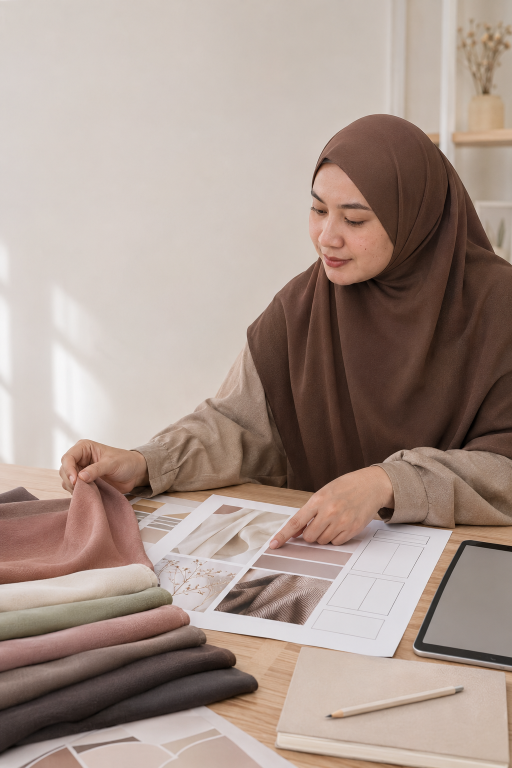
#> input picture CONTENT/DAY-29/assets/editorial-workflow-source.png, 1024 x 1536 px (shown at 1/2 size)
$ python render.py
#> lines starting #> are read from the running program, lines starting #| are printed output that depends on the picture
"""Render Day 29 carousel, Stories, and QA previews.

Run: python CONTENT/DAY-29/render.py
Requires: Pillow.
"""

from pathlib import Path
from PIL import Image, ImageDraw, ImageFont, ImageOps

ROOT = Path(__file__).resolve().parent
ASSETS = ROOT / "assets"
SOURCE = ASSETS / "editorial-workflow-source.png"
CW, CH = 1080, 1350
SW, SH = 1080, 1920
PAPER = (249, 244, 237)
CREAM = (238, 226, 211)
DARK = (52, 40, 34)
MUTED = (116, 95, 84)
LINE = (216, 198, 184)
COCOA = (108, 72, 58)
SAGE = (133, 144, 126)
ROSE = (180, 133, 135)
TAUPE = (158, 137, 125)
CHARCOAL = (65, 62, 61)
WHITE = (255, 255, 255)
SERIF_BOLD = "/usr/share/fonts/truetype/dejavu/DejaVuSerif-Bold.ttf"
SANS = "/usr/share/fonts/truetype/dejavu/DejaVuSans.ttf"
SANS_BOLD = "/usr/share/fonts/truetype/dejavu/DejaVuSans-Bold.ttf"


def font(path, size):
    return ImageFont.truetype(path, size)


def rounded(draw, box, radius=30, fill=PAPER, outline=None, width=2):
    draw.rounded_rectangle(box, radius=radius, fill=fill, outline=outline, width=width)


def wrap(draw, value, face, max_width):
    rows, row = [], ""
    for word in value.split():
        trial = f"{row} {word}".strip()
        if draw.textbbox((0, 0), trial, font=face)[2] <= max_width:
            row = trial
        else:
            if row:
                rows.append(row)
            row = word
    if row:
        rows.append(row)
    return rows


def text_block(draw, value, xy, face, fill, max_width, leading=None):
    x, y = xy
    leading = leading or int(face.size * 1.2)
    for row in wrap(draw, value, face, max_width):
        draw.text((x, y), row, font=face, fill=fill)
        y += leading
    return y


def footer(draw, h=CH, light=False):
    draw.text((64, h - 42), "@hijabsyaricoid", font=font(SANS, 22),
              fill=PAPER if light else MUTED, anchor="ls")


def source():
    return Image.open(SOURCE).convert("RGB")


def photo(size, centering=(0.62, 0.52)):
    return ImageOps.fit(source(), size, Image.Resampling.LANCZOS, centering=centering)


def badge(draw, num, color=COCOA, xy=(64, 70)):
    x, y = xy
    rounded(draw, (x, y, x + 132, y + 64), radius=30, fill=color)
    draw.text((x + 66, y + 32), num, font=font(SANS_BOLD, 23), fill=PAPER, anchor="mm")


def cover():
    im = photo((CW, CH), (0.56, 0.48))
#> in source, returned value is the input picture: PIL image 1024x1536 RGB; mean R, G, B 168.6, 150.6, 141.5
    ov = Image.new("RGBA", (CW, CH), (0, 0, 0, 0))
    ImageDraw.Draw(ov).rounded_rectangle((44, 55, 1018, 710), radius=42, fill=(*PAPER, 246))
    im = Image.alpha_composite(im.convert("RGBA"), ov).convert("RGB")
    d = ImageDraw.Draw(im)
    text_block(d, "28 paket kemudian", (78, 105), font(SERIF_BOLD, 68), DARK, 880, 82)
    text_block(d, "7 hal yang kita pelajari", (78, 300), font(SERIF_BOLD, 54), COCOA, 870, 68)
    rounded(d, (78, 500, 926, 620), radius=34, fill=CREAM, outline=LINE)
    d.text((502, 540), "Pelajaran produksi, bukan hasil performa.",
           font=font(SANS_BOLD, 25), fill=DARK, anchor="mm")
    d.text((502, 585), "Day 1–28 READY · belum ada Insights tercatat",
           font=font(SANS, 22), fill=MUTED, anchor="mm")
    footer(d, light=True)
    return im


def lesson_photo(num, title, body, accent, crop_center=(0.66, 0.5), bullets=None):
    im = Image.new("RGB", (CW, CH), PAPER)
    im.paste(photo((480, CH), crop_center), (600, 0))
    ov = Image.new("RGBA", (CW, CH), (0, 0, 0, 0))
    ImageDraw.Draw(ov).rectangle((0, 0, 660, CH), fill=(*PAPER, 250))
    im = Image.alpha_composite(im.convert("RGBA"), ov).convert("RGB")
    d = ImageDraw.Draw(im)
    badge(d, num, accent)
    y = text_block(d, title, (64, 190), font(SERIF_BOLD, 56), DARK, 520, 68)
    y = text_block(d, body, (64, y + 45), font(SANS, 29), MUTED, 510, 44)
    if bullets:
        d.line((64, y + 38, 530, y + 38), fill=LINE, width=2)
        yy = y + 88
        for item in bullets:
            d.ellipse((64, yy + 9, 84, yy + 29), fill=accent)
            d.text((108, yy), item, font=font(SANS_BOLD, 23), fill=DARK)
            yy += 72
    footer(d)
    return im


def comparison_slide():
    im = Image.new("RGB", (CW, CH), CREAM)
    d = ImageDraw.Draw(im)
    badge(d, "02", SAGE)
    text_block(d, "Kontrol variabel saat membandingkan", (64, 180),
               font(SERIF_BOLD, 54), DARK, 930, 66)
    rounded(d, (64, 390, 1016, 925), radius=38, fill=PAPER, outline=LINE)
    fixed = ["model", "outfit", "pose", "cahaya"]
    x = 100
    for i, label in enumerate(fixed):
        rounded(d, (x, 470, x + 184, 610), radius=28, fill=(227, 218, 207))
        d.text((x + 92, 525), label.upper(), font=font(SANS_BOLD, 20), fill=DARK, anchor="mm")
        d.text((x + 92, 573), "tetap", font=font(SANS, 22), fill=MUTED, anchor="mm")
        if i < 3:
            d.text((x + 204, 540), "+", font=font(SANS_BOLD, 32), fill=COCOA, anchor="mm")
        x += 224
    d.line((150, 700, 930, 700), fill=LINE, width=4)
    d.polygon([(900, 684), (930, 700), (900, 716)], fill=COCOA)
    rounded(d, (275, 755, 805, 865), radius=30, fill=SAGE)
    d.text((540, 810), "SATU HAL BERUBAH", font=font(SANS_BOLD, 27), fill=WHITE, anchor="mm")
    d.text((64, 1010), "Hasilnya: perbedaan lebih mudah dijelaskan—",
           font=font(SANS_BOLD, 27), fill=DARK)
    d.text((64, 1060), "bukan klaim bahwa satu pilihan cocok untuk semua.",
           font=font(SANS, 26), fill=MUTED)
    footer(d)
    return im


def decision_slide():
    im = Image.new("RGB", (CW, CH), PAPER)
    d = ImageDraw.Draw(im)
    badge(d, "03", ROSE)
    text_block(d, "Jangan berhenti di daftar", (64, 180), font(SERIF_BOLD, 58), DARK, 930, 70)
    rounded(d, (64, 390, 420, 960), radius=36, fill=CREAM, outline=LINE)
    d.text((242, 455), "DAFTAR", font=font(SANS_BOLD, 26), fill=MUTED, anchor="mm")
    for i in range(4):
        d.line((112, 560 + i * 92, 372, 560 + i * 92), fill=TAUPE, width=8)
    d.text((500, 690), "→", font=font(SERIF_BOLD, 64), fill=COCOA, anchor="mm")
    rounded(d, (580, 390, 1016, 960), radius=36, fill=(234, 220, 214), outline=ROSE)
    d.text((798, 455), "KEPUTUSAN", font=font(SANS_BOLD, 26), fill=COCOA, anchor="mm")
    cards = ["CHOOSER", "CHECKLIST", "LANGKAH"]
    y = 550
    for item in cards:
        rounded(d, (642, y, 954, y + 90), radius=28, fill=PAPER)
        d.text((798, y + 45), item, font=font(SANS_BOLD, 22), fill=DARK, anchor="mm")
        y += 125
    d.text((64, 1050), "Utility muncul saat audience tahu langkah berikutnya.",
           font=font(SANS_BOLD, 27), fill=DARK)
    footer(d)
    return im


def format_slide():
    im = Image.new("RGB", (CW, CH), CREAM)
    d = ImageDraw.Draw(im)
    badge(d, "05", SAGE)
    text_block(d, "Format punya tugas berbeda", (64, 180), font(SERIF_BOLD, 56), DARK, 930, 68)
    cards = [
        ("REEL", "discovery", COCOA, "jangkauan + retention"),
        ("CAROUSEL", "depth", ROSE, "save + share"),
        ("STORIES", "research", SAGE, "poll + reply"),
    ]
    y = 430
    for label, role, color, note in cards:
        rounded(d, (64, y, 1016, y + 210), radius=36, fill=PAPER, outline=LINE)
        rounded(d, (98, y + 52, 330, y + 158), radius=28, fill=color)
        d.text((214, y + 105), label, font=font(SANS_BOLD, 23), fill=WHITE, anchor="mm")
        d.text((380, y + 48), role, font=font(SERIF_BOLD, 34), fill=DARK)
        d.text((380, y + 105), note, font=font(SANS, 25), fill=MUTED)
        y += 236
    d.text((64, 1160), "Jangan bandingkan KPI seolah tugasnya sama.",
           font=font(SANS_BOLD, 25), fill=MUTED)
    footer(d)
    return im


def claim_slide():
    im = Image.new("RGB", (CW, CH), PAPER)
    d = ImageDraw.Draw(im)
    badge(d, "06", COCOA)
    text_block(d, "Batas klaim menjaga trust", (64, 180), font(SERIF_BOLD, 58), DARK, 930, 70)
    pairs = [
        ("OBSERVASI", "bukan fakta universal"),
        ("HIPOTESIS", "bukan hasil"),
        ("VISUAL AI", "bukan testimonial"),
    ]
    y = 440
    for left, right in pairs:
        rounded(d, (64, y, 1016, y + 190), radius=34, fill=CREAM, outline=LINE)
        d.text((105, y + 48), left, font=font(SANS_BOLD, 24), fill=COCOA)
        d.text((540, y + 95), "≠", font=font(SERIF_BOLD, 44), fill=ROSE, anchor="mm")
        d.text((975, y + 48), right, font=font(SANS_BOLD, 24), fill=DARK, anchor="ra")
        y += 220
    d.text((64, 1130), "Kejelasan lebih penting daripada terdengar pasti.",
           font=font(SANS_BOLD, 27), fill=MUTED)
    footer(d)
    return im


def final_slide():
    im = photo((CW, CH), (0.6, 0.48))
    ov = Image.new("RGBA", (CW, CH), (0, 0, 0, 0))
    ImageDraw.Draw(ov).rounded_rectangle((48, 70, 1032, 1160), radius=44, fill=(52, 40, 34, 238))
    im = Image.alpha_composite(im.convert("RGBA"), ov).convert("RGB")
    d = ImageDraw.Draw(im)
    badge(d, "07", ROSE, (82, 118))
    text_block(d, "READY bukan PUBLISHED", (82, 235), font(SERIF_BOLD, 59), PAPER, 890, 72)
    steps = [("PUBLISH", "unggah dengan bukti"), ("MEASURE", "catat Insights"), ("LEARN", "bandingkan sejenis")]
    y = 480
    for i, (label, note) in enumerate(steps):
        rounded(d, (82, y, 998, y + 150), radius=32, fill=(247, 241, 232))
        d.text((125, y + 36), f"0{i+1}", font=font(SANS_BOLD, 23), fill=COCOA)
        d.text((215, y + 30), label, font=font(SANS_BOLD, 27), fill=DARK)
        d.text((215, y + 82), note, font=font(SANS, 24), fill=MUTED)
        y += 180
    d.text((82, 1050), "Baru setelah itu tentukan winner.", font=font(SANS_BOLD, 27), fill=PAPER)
    rounded(d, (82, 1190, 998, 1282), radius=28, fill=ROSE)
    d.text((540, 1236), "Simpan recap ini · pilih poin 1–7", font=font(SANS_BOLD, 24), fill=WHITE, anchor="mm")
    footer(d, light=True)
    return im


def story_one():
    im = photo((SW, SH), (0.58, 0.5))
    ov = Image.new("RGBA", (SW, SH), (0, 0, 0, 0))
    ImageDraw.Draw(ov).rounded_rectangle((54, 90, 1026, 760), radius=44, fill=(*PAPER, 246))
    im = Image.alpha_composite(im.convert("RGBA"), ov).convert("RGB")
    d = ImageDraw.Draw(im)
    text_block(d, "28 paket, 7 pelajaran produksi", (86, 150), font(SERIF_BOLD, 65), DARK, 880, 80)
    d.text((86, 455), "Bukan hasil performa.", font=font(SANS_BOLD, 31), fill=COCOA)
    d.text((86, 525), "Belum ada Insights yang dicatat.", font=font(SANS, 27), fill=MUTED)
    footer(d, SH, light=True)
    return im


def story_two():
    im = Image.new("RGB", (SW, SH), CREAM)
    d = ImageDraw.Draw(im)
    text_block(d, "Kamu lebih ingin lihat?", (72, 150), font(SERIF_BOLD, 68), DARK, 930, 82)
    cards = [("UTILITY", "chooser · checklist · solusi", COCOA), ("VISUAL", "warna · styling · inspo", SAGE)]
    y = 560
    for label, note, color in cards:
        rounded(d, (72, y, 1008, y + 310), radius=42, fill=PAPER, outline=LINE)
        rounded(d, (120, y + 64, 480, y + 164), radius=32, fill=color)
        d.text((300, y + 114), label, font=font(SANS_BOLD, 29), fill=WHITE, anchor="mm")
        d.text((120, y + 220), note, font=font(SANS_BOLD, 27), fill=MUTED)
        y += 360
    rounded(d, (72, 1450, 1008, 1730), radius=42, fill=PAPER, outline=COCOA)
    d.text((540, 1535), "Tambahkan Poll native ↓", font=font(SANS_BOLD, 25), fill=MUTED, anchor="mm")
    d.text((540, 1645), "UTILITY / VISUAL", font=font(SANS_BOLD, 31), fill=DARK, anchor="mm")
    footer(d, SH)
    return im


def story_three():
    im = photo((SW, SH), (0.62, 0.52))
    ov = Image.new("RGBA", (SW, SH), (0, 0, 0, 0))
    ImageDraw.Draw(ov).rectangle((0, 0, SW, SH), fill=(52, 40, 34, 150))
    im = Image.alpha_composite(im.convert("RGBA"), ov).convert("RGB")
    d = ImageDraw.Draw(im)
    text_block(d, "Topik berikutnya?", (72, 150), font(SERIF_BOLD, 70), PAPER, 930, 86)
    d.text((72, 350), "Tulis masalah hijab yang ingin dibahas.", font=font(SANS_BOLD, 29), fill=(236, 222, 213))
    rounded(d, (72, 760, 1008, 1190), radius=44, fill=PAPER)
    d.text((540, 870), "Jawab di Questions sticker ↓", font=font(SANS_BOLD, 25), fill=MUTED, anchor="mm")
    d.text((540, 1025), "Contoh: hijab licin saat kerja", font=font(SANS_BOLD, 31), fill=DARK, anchor="mm")
    footer(d, SH, light=True)
    return im


def save_png(im, path):
    tmp = path.with_name(path.stem + ".rendering.png")
    if tmp.exists():
        tmp.unlink()
    im.convert("RGB").quantize(colors=256, method=Image.Quantize.MEDIANCUT).save(tmp, optimize=False)
    with Image.open(tmp) as check:
        check.load()
        if check.size != im.size:
            raise ValueError(f"Dimension mismatch: {path}")
    tmp.replace(path)


def sheet(images, path, cols, thumb, title):
    rows = (len(images) + cols - 1) // cols
    canvas = Image.new("RGB", (thumb[0] * cols, thumb[1] * rows + 54), WHITE)
    d = ImageDraw.Draw(canvas)
    d.text((20, 12), title, font=font(SANS_BOLD, 24), fill=DARK)
    for i, im in enumerate(images):
        canvas.paste(im.convert("RGB").resize(thumb, Image.Resampling.LANCZOS),
                     ((i % cols) * thumb[0], 54 + (i // cols) * thumb[1]))
    save_png(canvas, path)


def main():
    ASSETS.mkdir(parents=True, exist_ok=True)
    slides = [
        cover(),
        lesson_photo("01", "Mulai dari masalah spesifik", "Problem konkret membuat hook dan naskah lebih fokus.", COCOA, bullets=["problem", "hook", "one promise"]),
        comparison_slide(),
        decision_slide(),
        lesson_photo("04", "Realistis butuh QA", "Prompt baru permulaan. Final visual tetap harus diperiksa.", ROSE, bullets=["identity & hands", "fabric & anatomy", "dimensions & readability"]),
        format_slide(),
        claim_slide(),
        final_slide(),
    ]
#> in cover, `ov = Image.new("RGBA", (CW, CH), (0, 0, 0, 0))`: ov: PIL image 1080x1350 RGBA; every value is 0
#> in lesson_photo, `y = text_block(d, title, (64, 190), font(SERIF_BOLD, 56), DARK, 520, 68)`: y = 394
#> in lesson_photo, `y = text_block(d, body, (64, y + 45), font(SANS, 29), MUTED, 510, 44)`: y = 527
#> in lesson_photo, `yy = y + 88`: yy = 615
#> the loop in lesson_photo, `for item in bullets:` made 3 passes
#> (item, yy) on passes 1 to 3: ('problem', 687), ('hook', 759), ('one promise', 831)
#> after the loop in lesson_photo, `for item in bullets:`: yy = 831
#> after the loop in comparison_slide, `for i, label in enumerate(fixed):`: x = 996
#> after the loop in decision_slide, `for item in cards:`: y = 925
#> the loop in lesson_photo (call 2), `for item in bullets:` made 3 passes
#> (item, yy) on passes 1 to 3: ('identity & hands', 619), ('fabric & anatomy', 691), ('dimensions & readability', 763)
#> after the loop in format_slide, `for label, role, color, note in cards:`: y = 1138
#> after the loop in claim_slide, `for left, right in pairs:`: y = 1100
#> in final_slide, `im = Image.alpha_composite(im.convert("RGBA"), ov).convert("RGB")`:
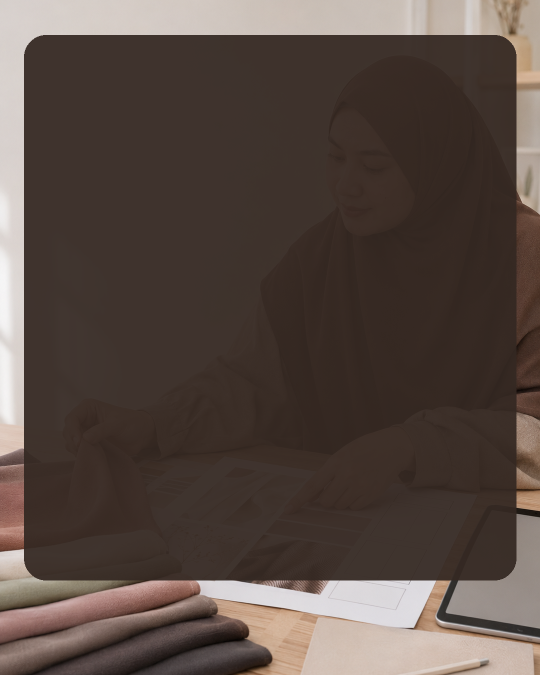
#> im: PIL image 1080x1350 RGB (shown at 1/2 size); mean R, G, B 87.9, 74.4, 67.5
#> after the loop in final_slide, `for i, (label, note) in enumerate(steps):`: y = 1020
    for i, im in enumerate(slides, 1):
        save_png(im, ASSETS / f"carousel-{i:02d}.png")
    stories = [story_one(), story_two(), story_three()]
#> in story_one, `ov = Image.new("RGBA", (SW, SH), (0, 0, 0, 0))`: ov: PIL image 1080x1920 RGBA; every value is 0
#> in story_two, `im = Image.new("RGB", (SW, SH), CREAM)`:
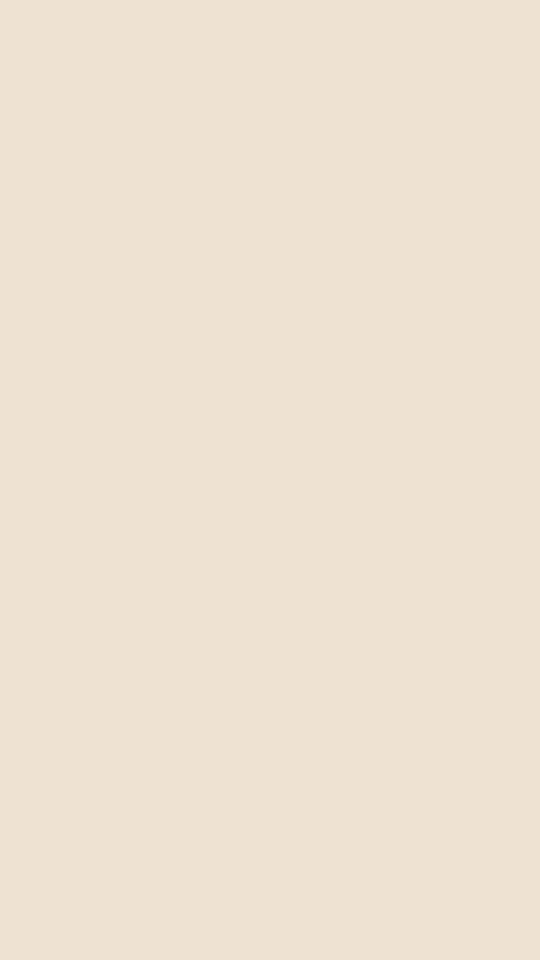
#> im: PIL image 1080x1920 RGB (shown at 1/2 size); mean R, G, B 238, 226, 211
#> after the loop in story_two, `for label, note, color in cards:`: y = 1280
#> in story_three, `ImageDraw.Draw(ov).rectangle((0, 0, SW, SH), fill=(52, 40, 34, 150))`:
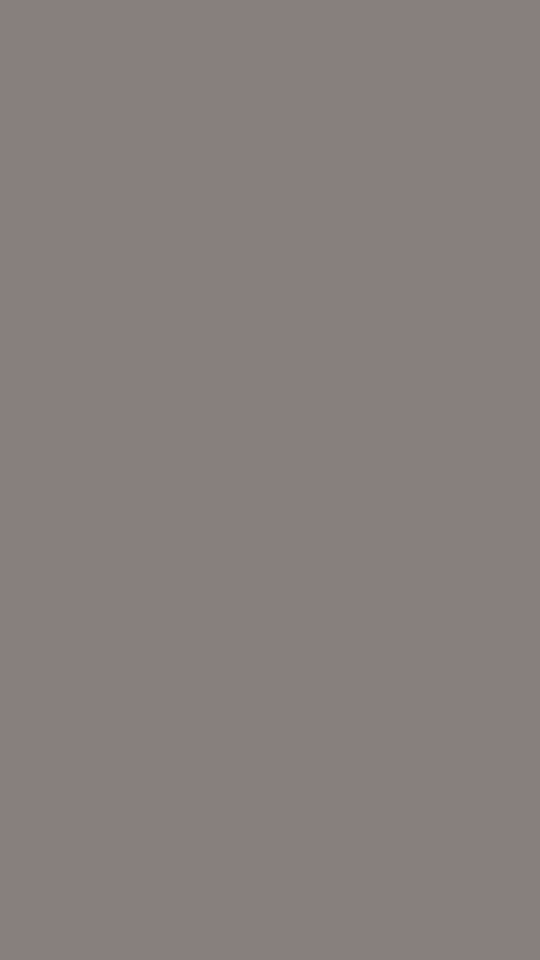
#> ov: PIL image 1080x1920 RGBA (shown at 1/2 size); mean R, G, B, A 52, 40, 34, 150; transparent parts drawn white
#> in story_three, `im = Image.alpha_composite(im.convert("RGBA"), ov).convert("RGB")`:
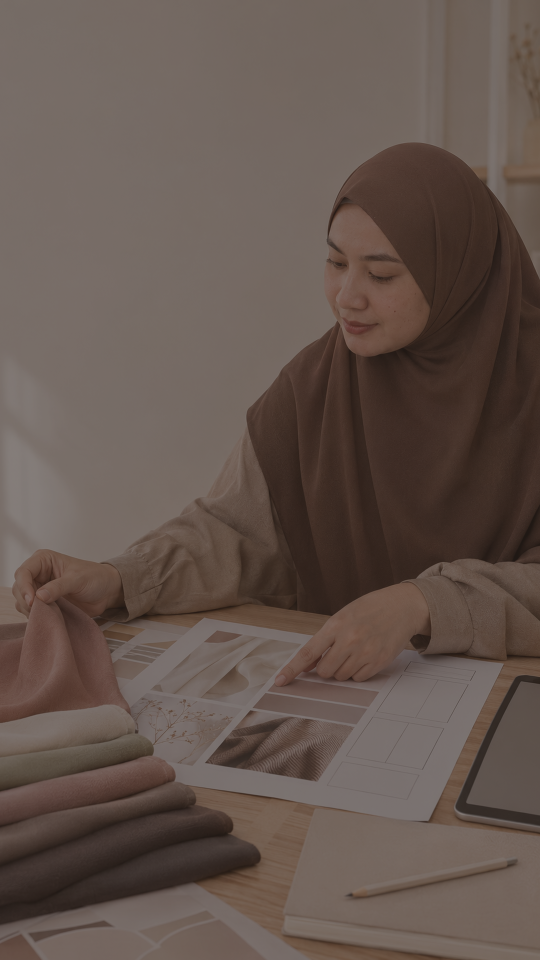
#> im: PIL image 1080x1920 RGB (shown at 1/2 size); mean R, G, B 99.9, 85.3, 78
    for i, im in enumerate(stories, 1):
        save_png(im, ASSETS / f"story-{i:02d}.png")
#> in save_png (call 9), `im.convert("RGB").quantize(colors=256, method=Image.Quantize.MEDIANCUT..`:
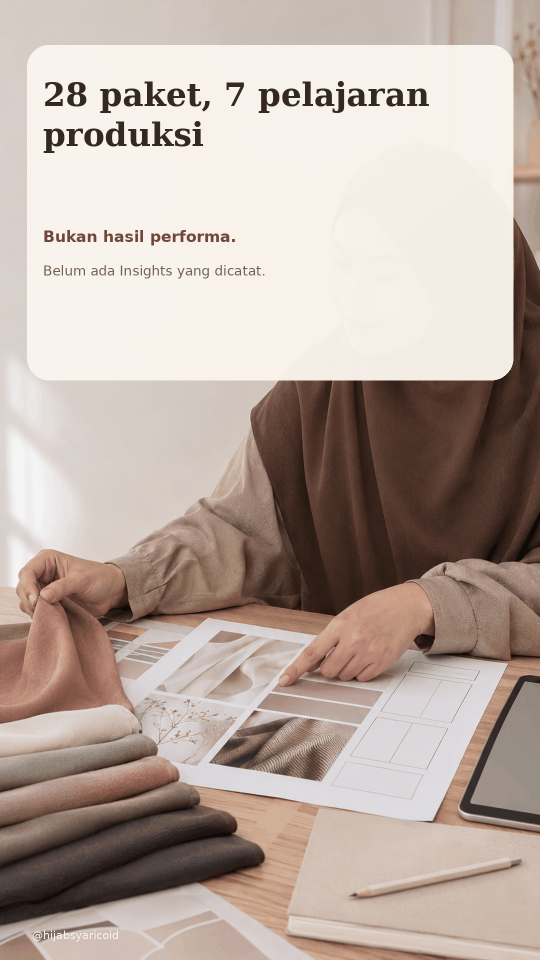
#> saved as story-01.rendering.png: PIL image 1080x1920 P (shown at 1/2 size); mean R, G, B 186, 170.8, 162.1
    sheet(slides, ASSETS / "contact-sheet.png", 4, (270, 338), "DAY 29 — CAROUSEL QA")
#> in sheet, `rows = (len(images) + cols - 1) // cols`: rows = 2
#> in sheet, `canvas = Image.new("RGB", (thumb[0] * cols, thumb[1] * rows + 54), WHI..`: canvas: PIL image 1080x730 RGB; every value is 255
#> the loop in sheet, `for i, im in enumerate(images):` made 8 passes
#> after the loop in sheet, `for i, im in enumerate(images):`:
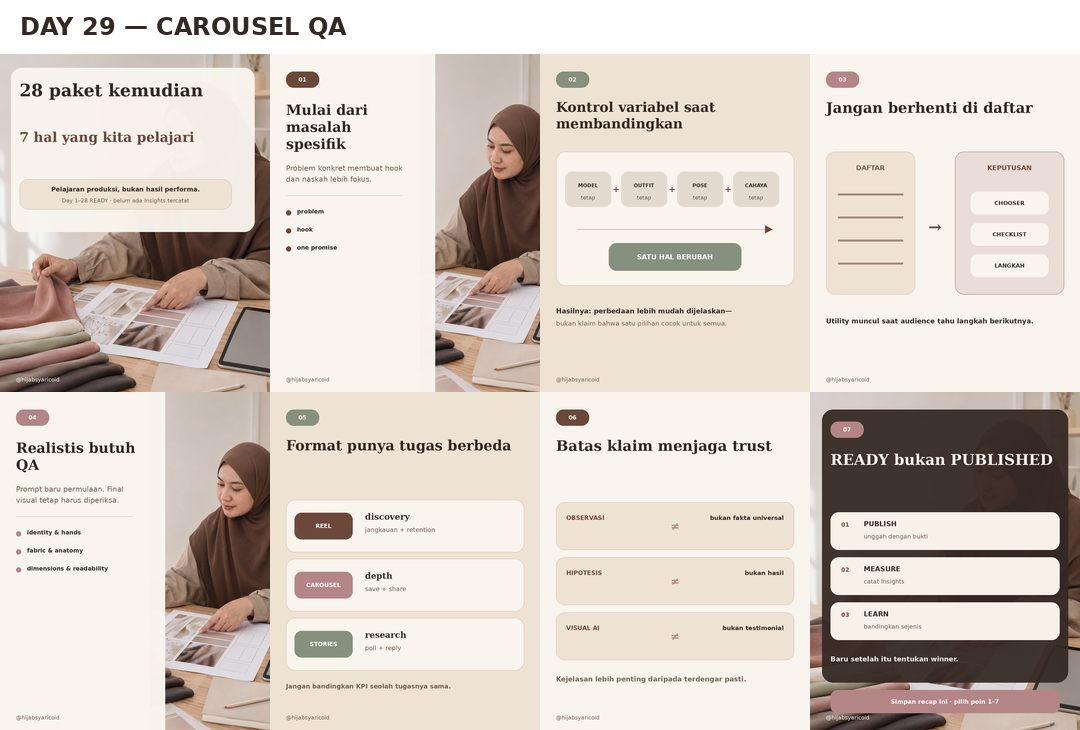
#> canvas: PIL image 1080x730 RGB; mean R, G, B 216.3, 206.4, 197.7
    sheet(stories, ASSETS / "stories-contact-sheet.png", 3, (270, 480), "DAY 29 — STORIES QA")
#> call 2 of sheet, with cols = 3, thumb = (270, 480), title = 'DAY 29 — STORIES QA'
#> in sheet (call 2), `rows = (len(images) + cols - 1) // cols`: rows = 1
#> in sheet (call 2), `canvas = Image.new("RGB", (thumb[0] * cols, thumb[1] * rows + 54), WHI..`: canvas: PIL image 810x534 RGB; every value is 255
#> the loop in sheet (call 2), `for i, im in enumerate(images):` made 3 passes
#> after the loop in sheet (call 2), `for i, im in enumerate(images):`:
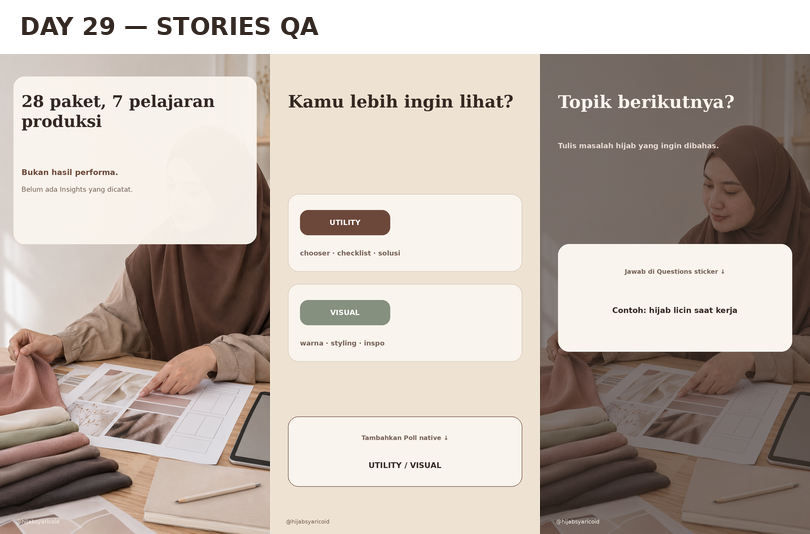
#> canvas: PIL image 810x534 RGB; mean R, G, B 190.6, 179.3, 170.9


if __name__ == "__main__":
    main()
